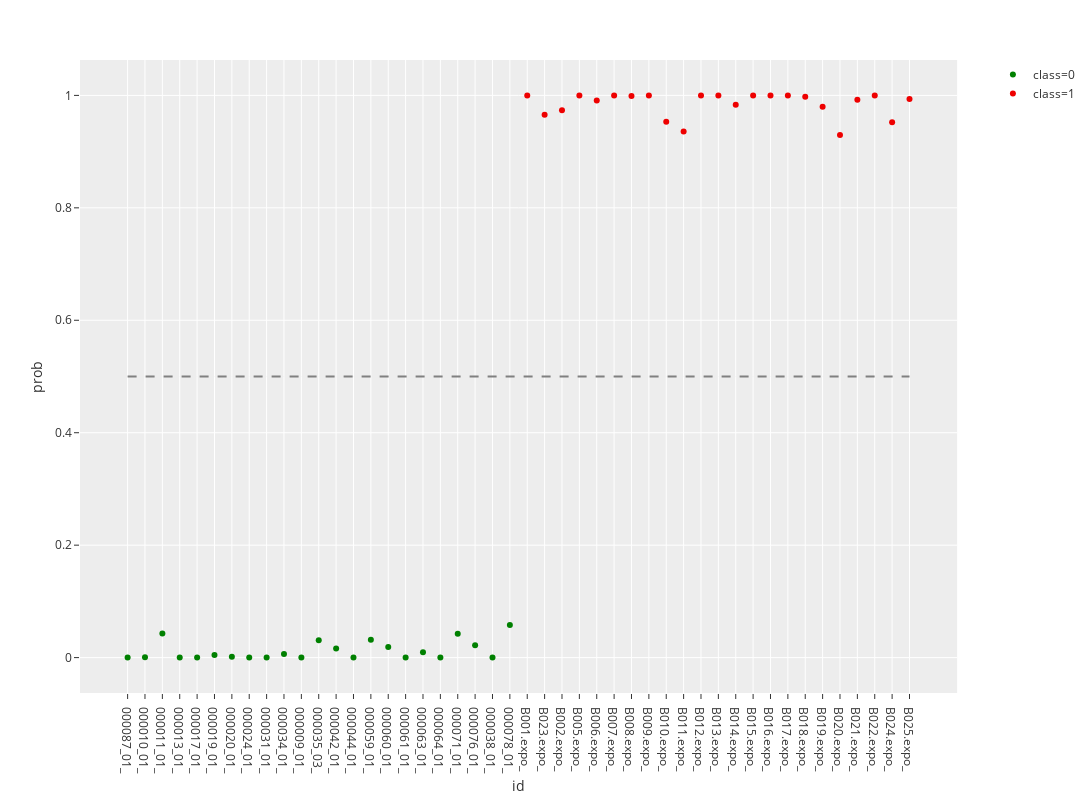

The notebook cell this image was saved under:
### Code cell
# file_name = input("请输入原始数据的名称：")
file_name = 'subsets_model'
data_path = 'C:/Users/pc/OneDrive/PLTTECH/Project/20191218_liver_cancer/rawdata/%s' % file_name + '.xlsx'
df = pd.read_excel(data_path)
df.iloc[:, 1:-1] = df.iloc[:, 1:-1].multiply(100)

# 模型所用变量
selected_columns = ['id', 'Lymphocytes', 'Lymphocytes/CD3+/CD4+/CD28-', 'Lymphocytes/CD3+/CD4+/PD1+', 'Lymphocytes/CD3+/CD4+/T-bet+', 'Lymphocytes/CD3+/CD8+', 'Lymphocytes/CD3+/CD8+/HLA-DR+', 'Lymphocytes/CD3+/CD8+/PD1+', 'Lymphocytes/CD3-/NK cells', 'Lymphocytes/CD3-/NK cells/HLA_DR-', 'Myeloid cells/CD56-CD14-/DC cells/mDC', 'Myeloid cells/HLA-DR-/MDSC', 'class']

# 模型系数
coefs = [-0.017492340406971896, -0.04789144901959372, 0.019946937334833433, 0.11697213861441448, -0.06377024214816185, 0.0663838858399884, 0.07489141887084175, -0.043816998474886945, -0.014949951131017183, 0.04006055281088072, 0.09683667123549944]

intercept = 0.0

plot_df = lungCancerPrediction(df, file_name)

### Figure 1 — Plotly figure (JSON) as saved in the notebook; plotly's stock layout.template omitted (floating-point values rounded to 4 significant figures)
{"data": [{"hoverlabel": {"namelength": 0}, "hovertemplate": "class=0<br>id=%{x}<br>prob=%{y}", "legendgroup": "class=0", "marker": {"color": "green", "symbol": "circle"}, "mode": "markers", "name": "class=0", "showlegend": true, "type": "scatter", "x": ["000087_01_", "000010_01_", "000011_01_", "000013_01_", "000017_01_", "000019_01_", "000020_01_", "000024_01_", "000031_01_", "000034_01_", "000009_01_", "000035_03_", "000042_01_", "000044_01_", "000059_01_", "000060_01_", "000061_01_", "000063_01_", "000064_01_", "000071_01_", "000076_01_", "000038_01_", "000078_01_"], "xaxis": "x", "y": [4.043e-06, 0.0004914, 0.04284, 0.0001251, 1.792e-05, 0.004511, 0.001585, 2.601e-06, 3.411e-06, 0.006542, 4.606e-09, 0.03068, 0.01598, 0.0003114, 0.03153, 0.01896, 9.547e-08, 0.009693, 1.778e-06, 0.04225, 0.02181, 0.0002689, 0.05783], "yaxis": "y"}, {"hoverlabel": {"namelength": 0}, "hovertemplate": "class=1<br>id=%{x}<br>prob=%{y}", "legendgroup": "class=1", "marker": {"color": "#EE0000", "symbol": "circle"}, "mode": "markers", "name": "class=1", "showlegend": true, "type": "scatter", "x": ["B001.expo_", "B023.expo_", "B002.expo_", "B005.expo_", "B006.expo_", "B007.expo_", "B008.expo_", "B009.expo_", "B010.expo_", "B011.expo_", "B012.expo_", "B013.expo_", "B014.expo_", "B015.expo_", "B016.expo_", "B017.expo_", "B018.expo_", "B019.expo_", "B020.expo_", "B021.expo_", "B022.expo_", "B024.expo_", "B025.expo_"], "xaxis": "x", "y": [1.0, 0.9655, 0.9737, 1.0, 0.9908, 1.0, 0.9991, 1.0, 0.9533, 0.9359, 1.0, 1.0, 0.9832, 1.0, 1.0, 1.0, 0.9975, 0.9799, 0.9297, 0.9925, 0.9999, 0.9523, 0.9938], "yaxis": "y"}, {"line": {"color": "grey", "dash": "dash"}, "mode": "lines", "showlegend": false, "type": "scatter", "x": ["000087_01_", "B025.expo_"], "y": [0.5, 0.5]}], "layout": {"height": 800, "legend": {"tracegroupgap": 0}, "margin": {"t": 60}, "width": 1200, "xaxis": {"anchor": "y", "domain": [0, 0.98], "title": {"text": "id"}}, "yaxis": {"anchor": "x", "domain": [0, 1], "title": {"text": "prob"}}}}
